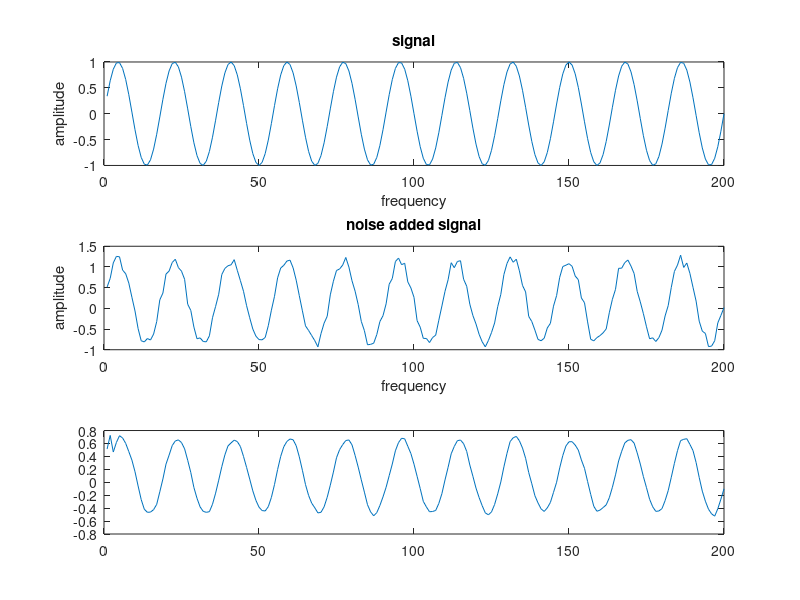

This chart was generated by the following MATLAB code:
clc;
close all;
clear all;
fs=8000;
n=1:200;
m=input('Enter the value');
x1=sin(2*pi*(440/fs)*n);
N=length(x1);
xs=0.3*rand(1,N)+x1;
subplot(3,1,1)
plot(x1)
xlabel('frequency');
ylabel('amplitude');
title('signal');
N=length(x1);
xs=0.3*rand(1,N)+x1;
subplot(3,1,2)
plot(xs)
xlabel('frequency');
ylabel('amplitude');
title('noise added signal');
 for k=1:N
     if(k<=2)
         y(k)=xs(k);
     else
         y(k)=(1/m)*(xs(k)+xs(k-1)+xs(k-2));
     end
 end
subplot(3,1,3)
plot(y)